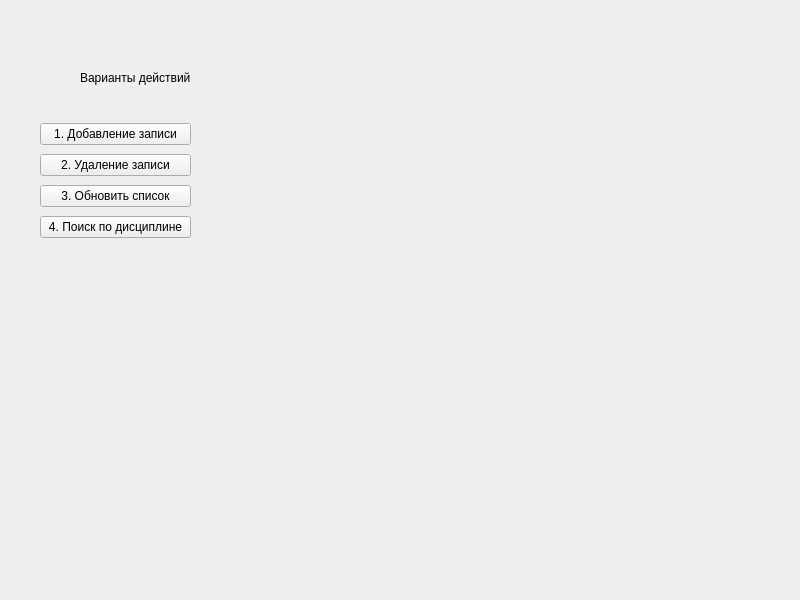
<?xml version="1.0" encoding="UTF-8"?>
<ui version="4.0">
 <class>teachers</class>
 <widget class="QWidget" name="teachers">
  <property name="geometry">
   <rect>
    <x>0</x>
    <y>0</y>
    <width>800</width>
    <height>600</height>
   </rect>
  </property>
  <property name="windowTitle">
   <string>teachers</string>
  </property>
  <widget class="QLabel" name="label">
   <property name="geometry">
    <rect>
     <x>80</x>
     <y>70</y>
     <width>131</width>
     <height>16</height>
    </rect>
   </property>
   <property name="text">
    <string>Варианты действий</string>
   </property>
  </widget>
  <widget class="QWidget" name="">
   <property name="geometry">
    <rect>
     <x>40</x>
     <y>120</y>
     <width>151</width>
     <height>123</height>
    </rect>
   </property>
   <layout class="QVBoxLayout" name="verticalLayout">
    <item>
     <widget class="QPushButton" name="pushButton">
      <property name="text">
       <string>1. Добавление записи</string>
      </property>
     </widget>
    </item>
    <item>
     <widget class="QPushButton" name="pushButton_2">
      <property name="text">
       <string>2. Удаление записи</string>
      </property>
     </widget>
    </item>
    <item>
     <widget class="QPushButton" name="pushButton_3">
      <property name="text">
       <string>3. Обновить список</string>
      </property>
     </widget>
    </item>
    <item>
     <widget class="QPushButton" name="pushButton_4">
      <property name="text">
       <string>4. Поиск по дисциплине</string>
      </property>
     </widget>
    </item>
   </layout>
  </widget>
 </widget>
 <resources/>
 <connections/>
</ui>
